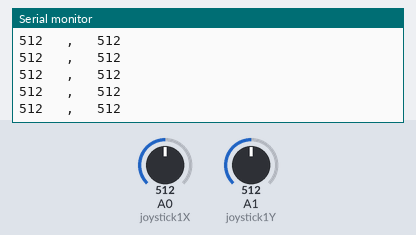
Recording of a sketch running on a simulated Arduino Uno, built with avr-gcc and run on an emulated ATmega328P. Shown: the last lines printed to the serial monitor. The inputs (shaded band) are chosen by the test bench; at power-on: A0 (joystick1X) = 512, A1 (joystick1Y) = 512.

Above: at 1.2 s.
1.3 s: A0 (joystick1X) set to 716
At 1.31 s:
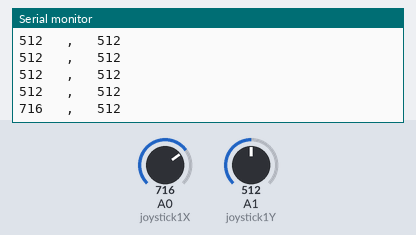
2.8 s: A1 (joystick1Y) set to 716
At 2.82 s:
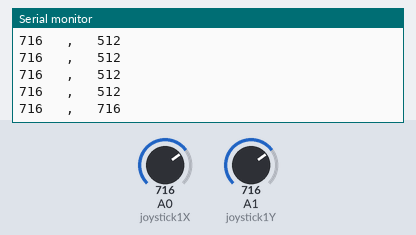
4.3 s: A0 (joystick1X) set to 900
At 4.33 s:
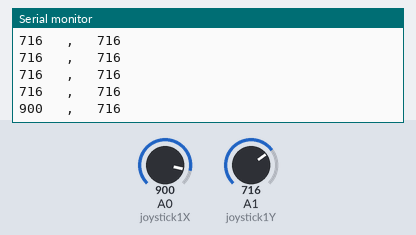
5.8 s: A1 (joystick1Y) set to 900
At 5.84 s:
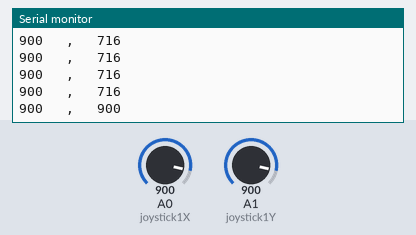
Timing chart, 0 to 8.3 s (numbered marks = the images above; inputs shaded):
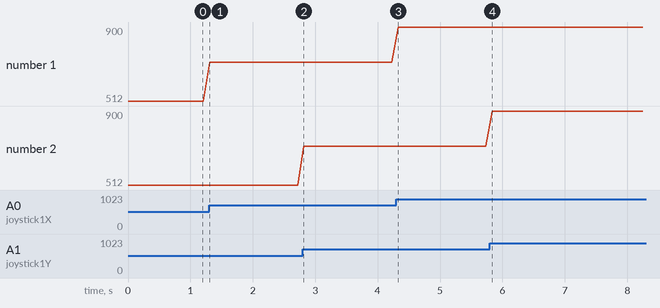

The sketch:

teste_joystick.ino
```cpp
#define joystick1X A0
#define joystick1Y A1

void setup() {
    pinMode(joystick1X, INPUT);
    pinMode(joystick1Y, INPUT);
    Serial.begin(9600);
}

void loop() {
    int x, y;
    x = analogRead(joystick1X);
    y = analogRead(joystick1Y);
    Serial.print(x);
    Serial.print("   ,   ");
    Serial.println(y);
    delay(100);
}
```

Measured:
- after the input at 1.3 s, the serial monitor: prints a new line at once (image 1)
- after the input at 2.8 s, the serial monitor: prints a new line at once (image 2)
- after the input at 4.3 s, the serial monitor: prints a new line at once (image 3)
- after the input at 5.8 s, the serial monitor: prints a new line at once (image 4)
- plotted number 1: 512 → 716 after the input at 1.3 s, 716 → 900 after the input at 4.3 s
